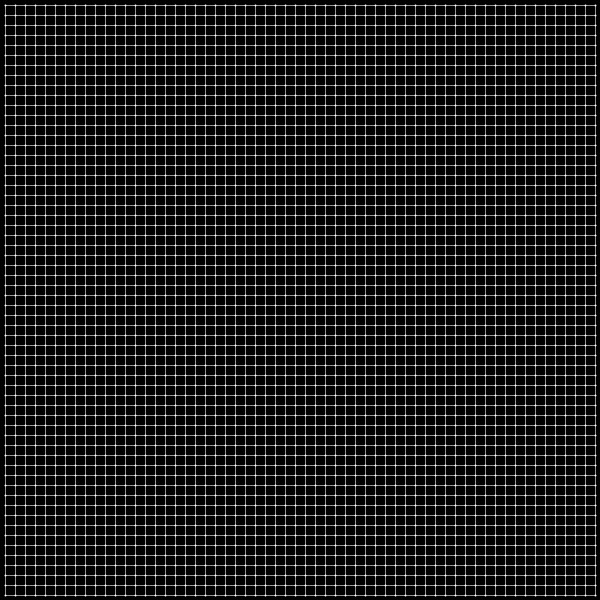
Frame 1 (no input)
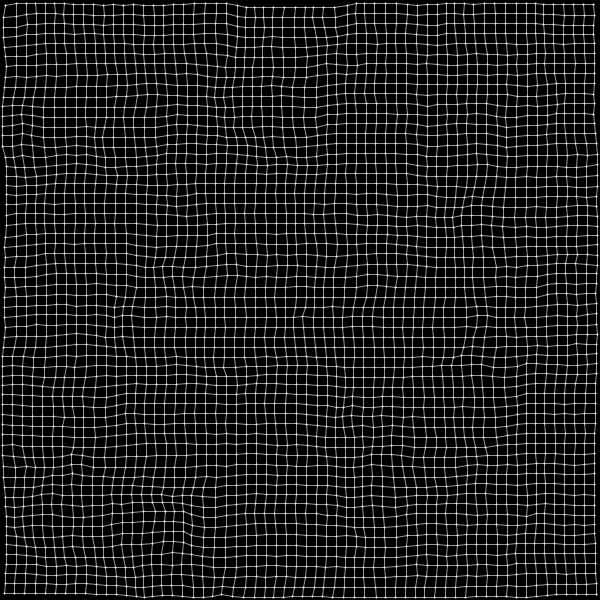
Frame 60 (the mouse pressed at the canvas centre just before this capture)
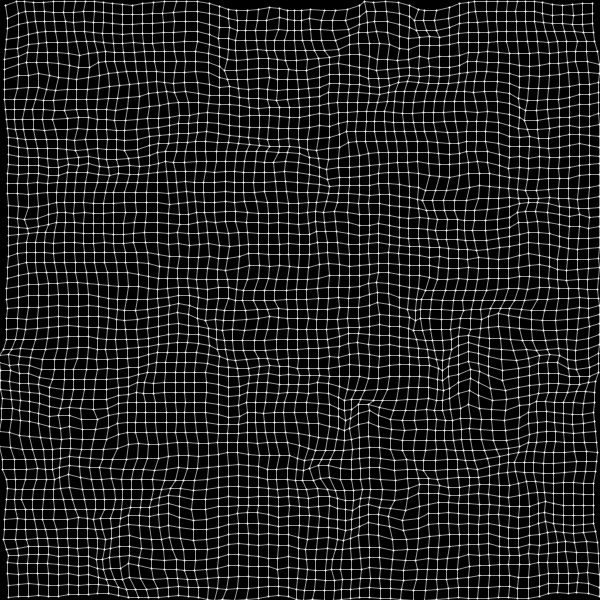
Frame 120 (the mouse held since frame 60 and released just before this capture)

The Processing sketch that drew these frames (run headless with seeded random() and noise(); from frame 60 on, the mouse is pressed at the canvas centre):

// Processing sketch: flowfield_grid
// ── flowfield_grid.pde
float inc = 0.01;
int scl = 10;
int cols, rows;
float xstart, ystart;
float zoff = 0;
int angleMultiplier;

GridPoint[] flowfield;

void setup() {
  size(600, 600);
  cols = round(width / scl);
  rows = round(height / scl);
  
  flowfield = new GridPoint[cols*rows];
  initField();
  
  xstart = random(500);
  ystart = random(500);
  angleMultiplier = floor(random(10));
}

void draw() {
  background(0);
  
  translate(scl/2, scl/2);
  
  updateField();
  drawField();
}

void updateField() {
  float yoff = ystart;
  for (int y = 0; y < rows; y++) {
    float xoff = xstart;
    for (int x = 0; x < cols; x++) {
      int fieldIndex = x+y*cols;
      float angle = noise(xoff, yoff, zoff) * TWO_PI * 2;
      PVector v = new PVector(x, y).rotate(angle);
      v.setMag(noise(xoff, yoff, zoff)*zoff*20);
      flowfield[fieldIndex].angle = v;
      flowfield[fieldIndex].showPos = flowfield[fieldIndex].startPos.copy().add(v);
      //flowfield[fieldIndex].showPos.add(v);
      
      //strokeWeight(1);
      //stroke(255);
      //pushMatrix();
      //translate(x*scl, y*scl);
      //rotate(v.heading());
      //line(0, 0, scl, 0);
      //popMatrix();
      
      xoff += 0.1;
    }
    yoff += 0.1;
  }
  
  zoff += 0.004;
}

void drawField() {
  for (int y = 0; y < rows; y++) {
    for (int x = 0; x < cols; x++) {
      int fieldIndex = x+y*cols;
      GridPoint thisPoint = flowfield[fieldIndex];
      thisPoint.show();

      stroke(255, 150);
      strokeWeight(1);
      if (x < cols-1) {
        GridPoint nextXPoint = flowfield[(x+1)+y*cols];
        line(thisPoint.showPos.x, thisPoint.showPos.y, nextXPoint.showPos.x, nextXPoint.showPos.y);
      }
      if (y < rows-1) {
        GridPoint nextYPoint = flowfield[x+(y+1)*cols];
        line(thisPoint.showPos.x, thisPoint.showPos.y, nextYPoint.showPos.x, nextYPoint.showPos.y);
      }
    }
  }
}

void initField() {
  for (int y = 0; y < rows; y++) {
    for (int x = 0; x < cols; x++) {
      int fieldIndex = x+y*cols;
      flowfield[fieldIndex] = new GridPoint(new PVector(x*scl,y*scl));
    }
  }
}
// ── GridPoint.pde
class GridPoint {
  PVector startPos;
  PVector showPos;
  PVector angle = PVector.fromAngle(0);
  //float angle = 0;
  
  GridPoint(PVector newPos) {
    startPos = newPos;
    showPos = newPos;
  }
  
  void show() {
    strokeWeight(2);
    stroke(255);
    point(showPos.x, showPos.y);
  }
}
// ── Particle.pde
class Particle {
  PVector pos;
  PVector vel;
  PVector acc;
  int maxSpeed = 2;
  
  Particle(PVector newPos) {
    pos = newPos;
    vel = new PVector(0,0);
    acc = new PVector(0,0);
  }
  
  void update() {
    vel.add(acc);
    vel.limit(maxSpeed);
    pos.add(vel);
    acc.mult(0);
    edges();
  }
  
  void applyForce(PVector force) {
    acc.add(force);
  }
  
  void follow(PVector[] field) {
    int x = floor(pos.x / scl);
    int y = floor(pos.y / scl);
    int fieldIndex = 0;// x + y * cols;
    
    if (x >= 0 && x < cols && y >= 0 && y < rows) {
      fieldIndex = x + y * cols;
      applyForce(field[fieldIndex]);
    }
  }
  
  void show() {
    strokeWeight(2);
    stroke(255, 150);
    point(pos.x, pos.y);
  }
  
  private void edges() {
    if (pos.x > width) {
      pos.x = 0;
    } else if (pos.x < 0) {
      pos.x = width;
    }
    if (pos.y > height) {
      pos.y = 0;
    } else if (pos.y < 0) {
      pos.y = height;
    }
  }
}
